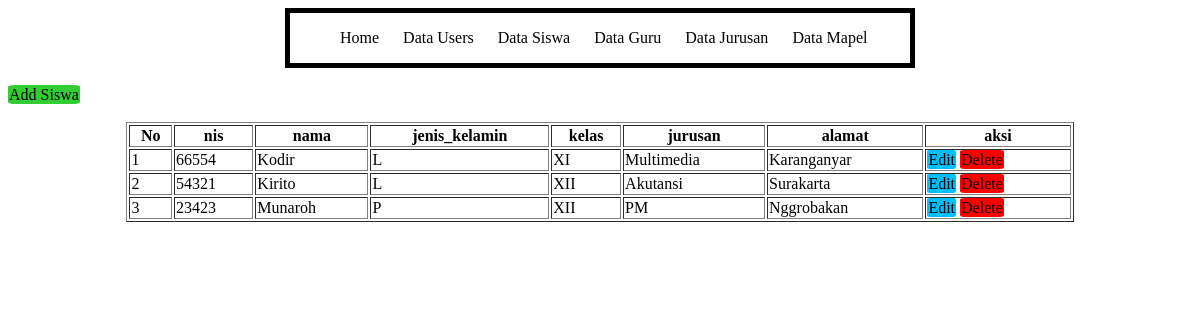
The app's page /siswa.php with its own data.
### tables this page shows
CREATE TABLE IF NOT EXISTS `siswa` (
  `nis` int(5) NOT NULL,
  `nama` varchar(30) NOT NULL,
  `jenis_kelamin` char(1) NOT NULL,
  `kelas` varchar(3) NOT NULL,
  `jurusan` varchar(35) NOT NULL,
  `alamat` varchar(40) NOT NULL,
  PRIMARY KEY (`nis`)
);

### siswa.php (the view, shortened to what this page needs)
<?php
include("koneksi.php");
$result = mysqli_query($conn, "SELECT * FROM siswa ORDER BY nis DESC");
?>
<html>
<head>
</head>
<body>
    <br>
    <a class="btn btn-success" href="add_siswa.php" role="button">Add Siswa</a>
    <br>
    <br>
    <table width="80%" border="1">
        <tr>
            <th>No</th>
            <th>nis</th>
            <th>nama</th>
            <th>jenis_kelamin</th>
            <th>kelas</th>
            <th>jurusan</th>
            <th>alamat</th>
            <th>aksi</th>
        </tr>
        <?php
        $no = 0;
        while ($data = mysqli_fetch_array($result)) {
            $no++
        ?>
            <tr>
                <td><?php echo $no ?></td>
                <td><?php echo $data['nis'] ?></td>
                <td><?php echo $data['nama'] ?></td>
                <td><?php echo $data['jenis_kelamin'] ?></td>
                <td><?php echo $data['kelas'] ?></td>
                <td><?php echo $data['jurusan'] ?></td>
                <td><?php echo $data['alamat'] ?></td>
                <td>
                    <a class="btn btn-warning" role="button" href="edit_siswa.php?nis=<?= $data['nis'] ?>">Edit</a>
                    <a class="btn btn-danger" role="button" href="hapus_siswa.php?nis=<?= $data['nis'] ?>" ; onclick='return confirm("Apakah Yakin Ingin Menghapus?")'>Delete</a>
                </td>
            </tr>
        <?php
        }
        ?>
    </table>
</body>
</html>

### records on screen
siswa: nis "66554", nama "Kodir", jenis_kelamin "L", kelas "XI", jurusan "Multimedia", alamat "Karanganyar"
siswa: nis "54321", nama "Kirito", jenis_kelamin "L", kelas "XII", jurusan "Akutansi", alamat "Surakarta"
siswa: nis "23423", nama "Munaroh", jenis_kelamin "P", kelas "XII", jurusan "PM", alamat "Nggrobakan"
